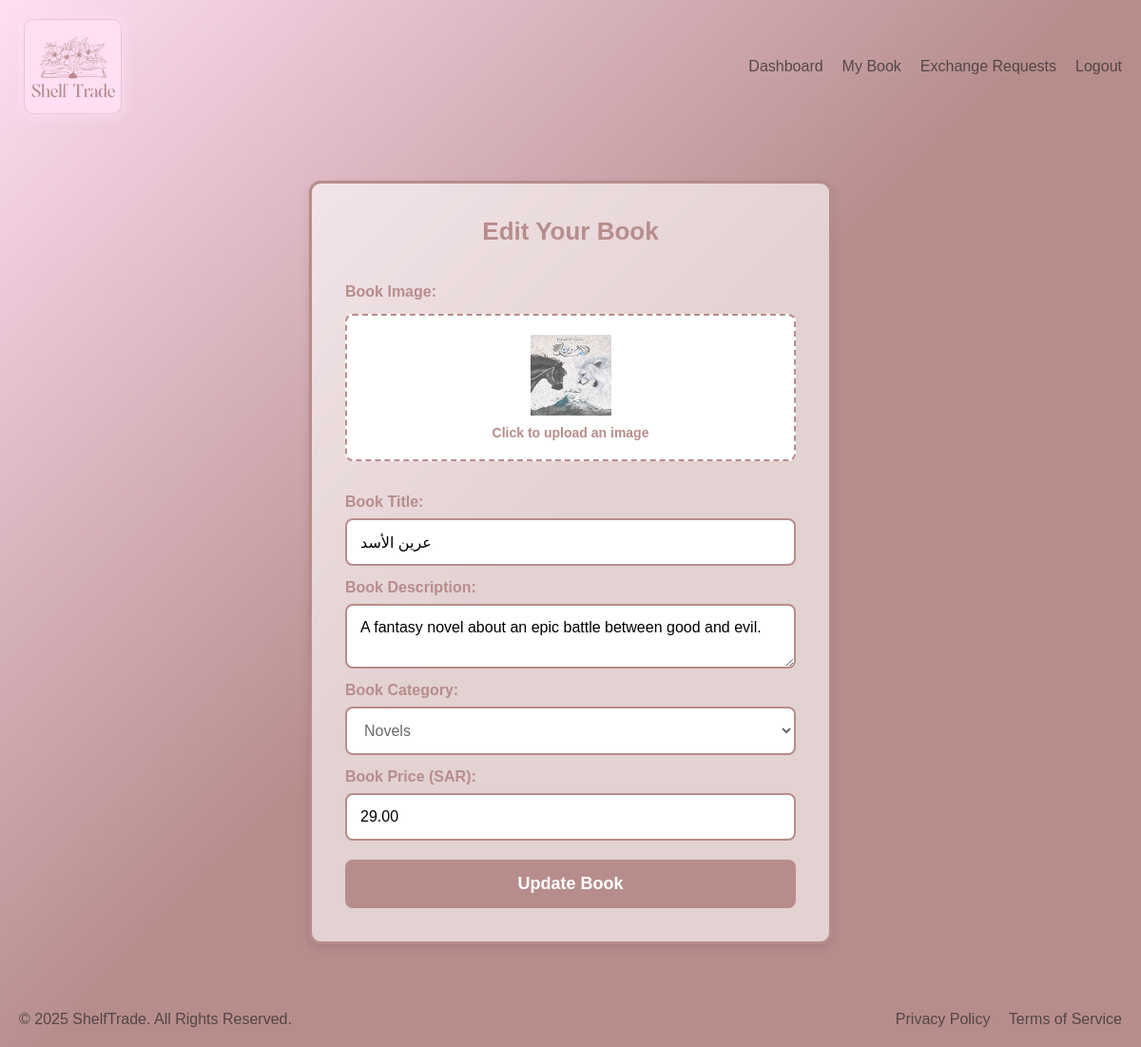
Page /softwarePHP3/AddMyBook.php?id=5 (signed in) on the committed database.
### tables this page shows
CREATE TABLE `book` (
  `bookId` int(11) NOT NULL,
  `image` text,
  `title` text,
  `description` text,
  `price` decimal(10,2) DEFAULT NULL,
  `category` enum('Literature','History','Novels','Philosophy') DEFAULT NULL,
  `bookStatus` enum('In stock','Out of stock') DEFAULT 'In stock',
  `userId` int(11) DEFAULT NULL,
  `cartId` int(11) DEFAULT NULL
);

### softwarePHP3/AddMyBook.php (the view, shortened to what this page needs)
<?php
include 'databaseConnection.php';
$userId = $_SESSION['userId'];
$editing = false;
$book = [
    'title' => '',
    'description' => '',
    'price' => '',
    'category' => '',
    'image' => ''
];
if (isset($_GET['id'])) {
    $editing = true;
    $bookId = $_GET['id'];
    $stmt = $conn->prepare("SELECT * FROM book WHERE bookId = ? AND userId = ?");
    $stmt->bind_param("ii", $bookId, $userId);
    $stmt->execute();
    $result = $stmt->get_result();
    if ($result->num_rows === 1) {
        $book = $result->fetch_assoc();
    } else {
        echo "<p>⚠️ This book could not be found or you do not have permission to edit it.</p>";
        exit();
    }
}
?>
<!DOCTYPE html>
<html lang="en">
<head>
  <link rel="stylesheet" href="Style/AddMyBook.css">
</head>
<body>
  <header>
    <div class="logo">
      <img src="imags/logo.jpg" alt="ShelfTrade Logo">
    </div>
    <nav>
      <ul>
        <li><a href="Dashboard.php">Dashboard</a></li>
        <li><a href="MyBooks.php">My Book</a></li>
        <li><a href="ExchangeRequests.php">Exchange Requests</a></li>
        <li><a href="logout.php">Logout</a></li>
      </ul>
    </nav>
  </header>
  <div class="container">
    <h2><?= $editing ? 'Edit Your Book' : 'Add a New Book' ?></h2>
    <?php
    $imagePath = (!empty($book['image']) && $editing) ? 'imags/' . $book['image'] : 'imags/upload_icon_transparent.png';
    ?>
    <form method="POST" enctype="multipart/form-data">
      <label for="bookImage">Book Image:</label>
      <label class="image-upload" for="bookImage">
        <img id="previewImage" src="<?= $imagePath ?>" alt="Upload Icon">
        <span id="imageText">Click to upload an image</span>
      </label>
      <label for="bookTitle">Book Title:</label>
      <input type="text" name="bookTitle" value="<?= htmlspecialchars($book['title']) ?>" required>
      <label for="bookDescription">Book Description:</label>
      <textarea name="bookDescription" required><?= htmlspecialchars($book['description']) ?></textarea>
      <label for="bookCategory">Book Category:</label>
      <select name="bookCategory" required>
        <?php
          $categories = ['Literature', 'History', 'Novels', 'Philosophy'];
          foreach ($categories as $cat) {
              $selected = $book['category'] == $cat ? 'selected' : '';
              echo "<option value='$cat' $selected>$cat</option>";
          }
        ?>
      </select>
      <label for="bookPrice">Book Price (SAR):</label>
      <input type="number" name="bookPrice" value="<?= htmlspecialchars($book['price']) ?>" required>
      <button type="submit" class="btn"><?= $editing ? 'Update Book' : 'Add Book' ?></button>
    </form>
  </div>
  <footer>
    <div class="footer-content">
        <p style="color:rgba(71, 62, 62, 0.9)">&copy; 2025 ShelfTrade. All Rights Reserved.</p>
        <div class="footer-links">
            <a href="#">Privacy Policy</a>
            <a href="#">Terms of Service</a>
        </div>
    </div>
  </footer>
</body>
</html>

### softwarePHP3/Style/AddMyBook.css (style rules this page uses)
* { margin: 0; padding: 0; box-sizing: border-box; }
body { font-family: Arial, sans-serif; background: linear-gradient(135deg, #ffdff4 0%, #b78d8c 50%); color: #333; text-align: center; }
.container { max-width: 550px; margin: 50px auto; padding: 35px; border-radius: 12px; border: 3px solid rgb(182, 140, 139); background:rgba(255, 255, 255, 0.605); box-shadow: 0px 4px 10px rgba(0, 0, 0, 0.1); text-align: center; }
h2 { margin-bottom: 25px; color: #b78d8c; font-size: 26px; font-weight: bold; }
form { display: flex; flex-direction: column; }
label { margin-top: 14px; text-align: left; font-weight: bold; color: #b78d8c; font-size: 16px; }
input, textarea { padding: 14px; margin-top: 8px; border-radius: 8px; border: 2px solid #b78d8c; width: 100%; box-sizing: border-box; font-size: 16px; font-family: 'Arial', sans-serif; }
.image-upload { display: flex; justify-content: center; align-items: center; flex-direction: column; border: 2px dashed #b78d8c; padding: 20px; border-radius: 8px; cursor: pointer; transition: 0.3s; background-color: #fff; margin-bottom: 20px; }
.image-upload img { width: 85px; height: 85px; opacity: 0.7; }
.image-upload span { margin-top: 10px; font-size: 14px; color: #b78d8c; font-weight: bold; }
.btn { background-color: #b78d8c; color: #ffffff; padding: 15px; border: none; border-radius: 8px; cursor: pointer; width: 100%; font-size: 18px; transition: 0.3s; font-weight: bold; margin-top: 20px; transition: background 0.3s, transform 0.3s; }
select { padding: 14px; margin-top: 8px; border-radius: 8px; border: 2px solid #b78d8c; width: 100%; font-size: 16px; font-family: 'Arial', sans-serif; background-color: #fff; color: #646464f7; transition: 0.3s; }
header { display: flex; justify-content: space-between; align-items: center; padding: 15px 20px; position: relative; z-index: 1000; transition: background 0.3s; }
.logo { display: flex; align-items: center; gap: 10px; padding: 5px; }
.logo img { height: 100px; border: 1px solid #e8c5d5; border-radius: 10px; box-shadow: 0 0 10px 5px rgba(255, 223, 244, 0.5); }
nav ul { list-style: none; display: flex; gap: 20px; }
nav ul li a { color: rgba(71, 62, 62, 0.9); text-decoration: none; font-size: 16px; transition: color 0.3s; }
footer { padding: 20px; position: fixed; bottom: 0; width: 100%; transition: background 0.3s; color: #ffdff4; color: rgba(71, 62, 62, 0.9); text-align: center; position: relative; bottom: 0; }
.footer-content { display: flex; justify-content: space-between; align-items: center; max-width: 1200px; margin: 0 auto; flex-wrap: wrap; }
.footer-links a { color: rgba(71, 62, 62, 0.9); text-decoration: none; margin-left: 15px; transition: color 0.3s; }

### rows in the picture
book: image (picture), bookTitle "عرين الأسد", bookDescription "A fantasy novel about an epic battle between good and evil.", bookPrice "29.00"

### other values in the picture
form field bookCategory "Novels"
